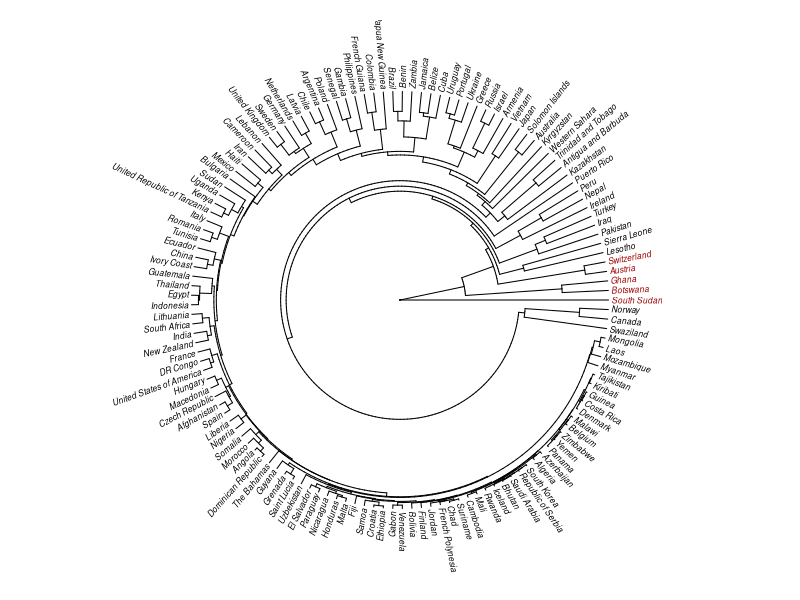

This figure's R source:
library(ape)

# load data
df = read.csv("../data/cluster_freq.csv")
data = df[,2:dim(df)[2]]

# shorten country labels for plotting
levels(df$labels)[which(levels(df$labels)=="Democratic Republic of the Congo")]="DR Congo"
df$labels[which(df$labels=="Democratic Republic of the Congo")] = "DR Congo"
rownames(data) <- df$labels

# hierarchical clustering based on Mahalanobis
distMahal = as.dist(apply(data, 1, function(i) mahalanobis(data, i, cov = cov(data),tol=1e-18)))
hc=hclust(distMahal, method="average")
mypal = c("#000000", "#9B0000", "#9B0000", "#9B0000", "#9B0000")
clus5 = cutree(hc, 4)

# plot and output figure
pdf('../data/hierarchical_cluster.pdf', pointsize=12)
par(mar=c(1,1,1,1))
plot(as.phylo(hc),type="fan",tip.color=mypal[clus5], cex=.5, label.offset=.5)
dev.off()
